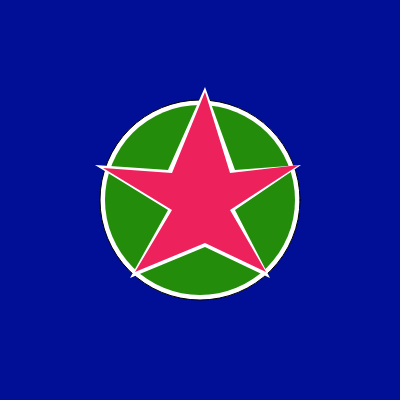
Frame 1 (no input)
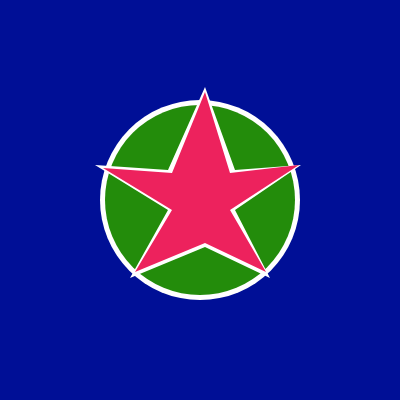
Frame 60 (no input)
Frame 120 (the mouse pressed at the canvas centre since frame 60): identical to frame 60, image omitted

The p5.js sketch that drew these frames (run headless with seeded random() and noise() and a simulated clock; from frame 60 on, the mouse is pressed at the canvas centre):

// p5.js sketch
// ── sketch.js
function setup() {
  createCanvas(400, 400);
}

function draw() {
  background(0, 15, 150);

  fill(255);
  circle(200, 200, 200);


  noStroke();
  fill(35, 140, 11);
  circle(200, 200, 190);
  
  
  //Inner  star
  fill(255);
  noStroke();
  beginShape();
  vertex(205, 87); //top
  vertex(235, 170);
  vertex(301, 165); //right
  vertex(235, 210);
  vertex(270, 278); //botom right
  vertex(205, 247);
  vertex(130, 278);// bottom left
  vertex(168, 210);
  vertex(95, 165); // left
  vertex(168, 170); 
  endShape();

  
  //Outer Star
  fill(237, 34, 93);
  noStroke();
  beginShape();
  vertex(205, 92); //top
  vertex(230, 173);
  vertex(299, 165); //right
  vertex(230, 210);
  vertex(266, 272); //botom right
  vertex(205, 243);
  vertex(135, 272);// bottom left
  vertex(172, 210);
  vertex(103, 168); // left
  vertex(172, 173); 
  endShape();

  //fill(255, 255, 255);
  //text("("+mouseX+","+mouseY+")", mouseX, mouseY);
  
}
